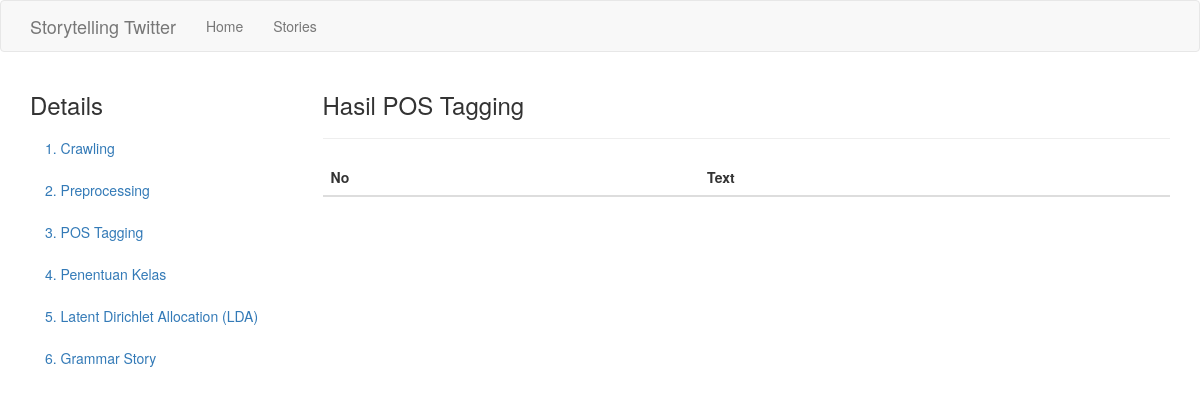
The app's page /stories/1/details/postag, older data.
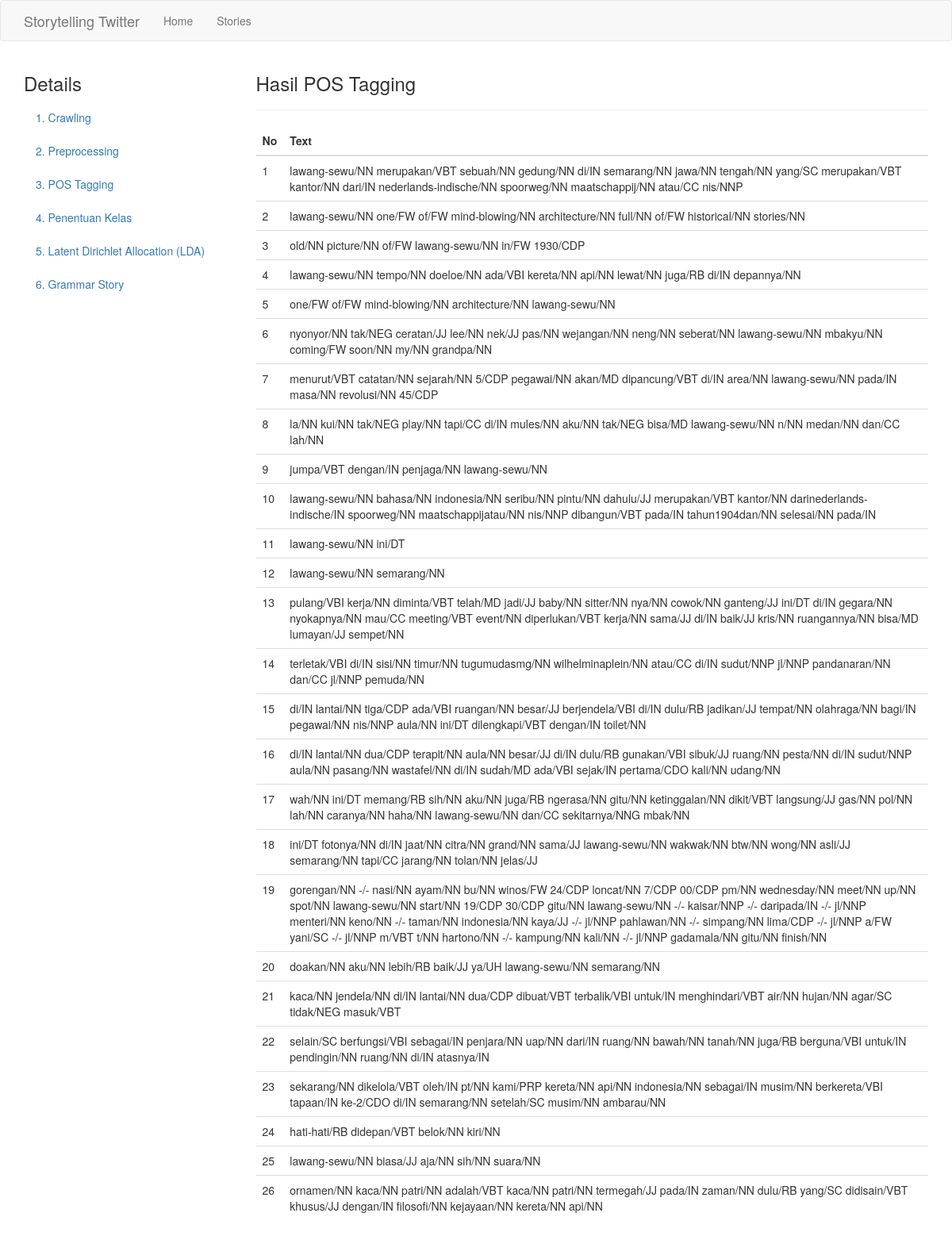
The same page, newer data.
### app/models.py (models this page shows, shortened)
class PosTag(db.Model):
    __tablename__ = 'postag'
    id = db.Column(db.Integer, primary_key=True)
    text = db.Column(db.String(200))
    tweet_id = db.Column(db.Integer, db.ForeignKey('tweet.id'), nullable=False)
    crawler_id = db.Column(db.Integer, db.ForeignKey('crawler.id'), nullable=False)

### app/main/routes.py (the view)
@bp.route('/stories/<int:id>/details/postag', methods=['GET', 'POST'])
def get_postag(id):
    postag = PosTag.query.filter_by(crawler_id=id)
    return render_template("details_postag.html", crawler_id=id, postag=postag)

### app/templates/details_postag.html (shortened to what this page needs)
{% extends 'bootstrap/base.html' %}
{% block head %}
{{super()}}
<link rel="stylesheet" href="https://maxcdn.bootstrapcdn.com/bootstrap/3.3.7/css/bootstrap.min.css">
<link rel="stylesheet" href="https://cdn.datatables.net/1.10.19/css/dataTables.bootstrap.min.css">
{% endblock %}
{% block navbar %}
<nav class="navbar navbar-default">
  <div class="container">
    <div class="navbar-header">
      <a class="navbar-brand" href="{{ url_for('main.index') }}">{{ _('Storytelling Twitter') }}</a>
    </div>
    <div class="collapse navbar-collapse" id="bs-example-navbar-collapse-1">
      <ul class="nav navbar-nav">
        <li><a href="{{ url_for('main.index') }}">{{ _('Home') }}</a></li>
        <li><a href="{{ url_for('main.stories') }}">{{ _('Stories') }}</a></li>
      </ul>
    </div>
  </div>
</nav>
{% endblock %}
{% block content %}
<div class="container">
  <div class="row">
    <nav class="col-sm-3" id="myScrollspy">
      <ol class="nav nav-stacked" id="sidebar" data-spy="affix" data-offset-top="0">
        <h3>Details</h3>
        <li><a href="{{url_for('main.get_crawling', id=crawler_id)}}">1. Crawling</a></li>
        <li><a href="{{url_for('main.get_preprocessing', id=crawler_id)}}">2. Preprocessing</span></a></li>
        <li><a href="{{url_for('main.get_postag', id=crawler_id)}}">3. POS Tagging</a></li>
        <li><a href="{{url_for('main.get_kelas', id=crawler_id)}}">4. Penentuan Kelas</a></li>
        <li><a href="{{url_for('main.get_lda', id=crawler_id)}}">5. Latent Dirichlet Allocation (LDA)</a></li>
        <li><a href="{{url_for('main.get_grammar_story', id=crawler_id)}}">6. Grammar Story</a></li>
      </ol>
    </nav>
    <div class="col-md-9">
      <h3>Hasil POS Tagging</h3>
      <hr>
      <table class="table table-stripped" id="tblPostag">
        <thead>
          <th>No</th>
          <th>Text</th>
        </thead>
        <tbody>
          {% set ns = namespace(i=1) %}
          {% for item in postag %}
          <tr>
            <td>{{ ns.i }}</td>
            <td>{{ item.text }}</td>
          </tr>
          {% set ns.i = ns.i+1 %}
          {% endfor %}
        </tbody>
      </table>
    </div>
  </div>
</div>
{% endblock %}

Row changes from the older to the newer data that the page shows:
added PosTag: i "1", text "lawang-sewu/NN merupakan/VBT sebuah/NN gedung/NN di/IN semarang/NN jawa/NN tengah/NN yang/SC merupakan/VBT kantor/NN dari/IN nederlands-indische/NN spoorweg/NN maatschappij/NN atau/CC nis/NNP"
added PosTag: i "2", text "lawang-sewu/NN one/FW of/FW mind-blowing/NN architecture/NN full/NN of/FW historical/NN stories/NN"
added PosTag: i "3", text "old/NN picture/NN of/FW lawang-sewu/NN in/FW 1930/CDP"
added PosTag: i "4", text "lawang-sewu/NN tempo/NN doeloe/NN ada/VBI kereta/NN api/NN lewat/NN juga/RB di/IN depannya/NN"
added PosTag: i "5", text "one/FW of/FW mind-blowing/NN architecture/NN lawang-sewu/NN"
added PosTag: i "6", text "nyonyor/NN tak/NEG ceratan/JJ lee/NN nek/JJ pas/NN wejangan/NN neng/NN seberat/NN lawang-sewu/NN mbakyu/NN coming/FW soon/NN my/NN grandpa/NN"
added PosTag: i "7", text "menurut/VBT catatan/NN sejarah/NN 5/CDP pegawai/NN akan/MD dipancung/VBT di/IN area/NN lawang-sewu/NN pada/IN masa/NN revolusi/NN 45/CDP"
added PosTag: i "8", text "la/NN kui/NN tak/NEG play/NN tapi/CC di/IN mules/NN aku/NN tak/NEG bisa/MD lawang-sewu/NN n/NN medan/NN dan/CC lah/NN"
added PosTag: i "9", text "jumpa/VBT dengan/IN penjaga/NN lawang-sewu/NN"
added PosTag: i "10", text "lawang-sewu/NN bahasa/NN indonesia/NN seribu/NN pintu/NN dahulu/JJ merupakan/VBT kantor/NN darinederlands-indische/IN spoorweg/NN maatschappijatau/NN nis/NNP dibangun/VBT pada/IN tahun1904dan/NN selesai/NN pada/IN"
added PosTag: i "11", text "lawang-sewu/NN ini/DT"
added PosTag: i "12", text "lawang-sewu/NN semarang/NN"
added PosTag: i "13", text "pulang/VBI kerja/NN diminta/VBT telah/MD jadi/JJ baby/NN sitter/NN nya/NN cowok/NN ganteng/JJ ini/DT di/IN gegara/NN nyokapnya/NN mau/CC meeting/VBT event/NN diperlukan/VBT kerja/NN sama/JJ di/IN baik/JJ kris/NN ruangannya/NN bisa/MD lumayan/JJ sempet/NN"
added PosTag: i "14", text "terletak/VBI di/IN sisi/NN timur/NN tugumudasmg/NN wilhelminaplein/NN atau/CC di/IN sudut/NNP jl/NNP pandanaran/NN dan/CC jl/NNP pemuda/NN"
added PosTag: i "15", text "di/IN lantai/NN tiga/CDP ada/VBI ruangan/NN besar/JJ berjendela/VBI di/IN dulu/RB jadikan/JJ tempat/NN olahraga/NN bagi/IN pegawai/NN nis/NNP aula/NN ini/DT dilengkapi/VBT dengan/IN toilet/NN"
added PosTag: i "16", text "di/IN lantai/NN dua/CDP terapit/NN aula/NN besar/JJ di/IN dulu/RB gunakan/VBI sibuk/JJ ruang/NN pesta/NN di/IN sudut/NNP aula/NN pasang/NN wastafel/NN di/IN sudah/MD ada/VBI sejak/IN pertama/CDO kali/NN udang/NN"
added PosTag: i "17", text "wah/NN ini/DT memang/RB sih/NN aku/NN juga/RB ngerasa/NN gitu/NN ketinggalan/NN dikit/VBT langsung/JJ gas/NN pol/NN lah/NN caranya/NN haha/NN lawang-sewu/NN dan/CC sekitarnya/NNG mbak/NN"
added PosTag: i "18", text "ini/DT fotonya/NN di/IN jaat/NN citra/NN grand/NN sama/JJ lawang-sewu/NN wakwak/NN btw/NN wong/NN asli/JJ semarang/NN tapi/CC jarang/NN tolan/NN jelas/JJ"
added PosTag: i "19", text "gorengan/NN -/- nasi/NN ayam/NN bu/NN winos/FW 24/CDP loncat/NN 7/CDP 00/CDP pm/NN wednesday/NN meet/NN up/NN spot/NN lawang-sewu/NN start/NN 19/CDP 30/CDP gitu/NN lawang-sewu/NN -/- kaisar/NNP -/- daripada/IN -/- jl/NNP menteri/NN keno/NN -/- taman/NN indonesia/NN kaya/JJ -/- jl/NNP pahlawan/NN -/- simpang/NN lima/CDP -/- jl/NNP a/FW yani/SC -/- jl/NNP m/VBT t/NN hartono/NN -/- kampung/NN kali/NN -/- jl/NNP gadamala/NN gitu/NN finish/NN"
added PosTag: i "20", text "doakan/NN aku/NN lebih/RB baik/JJ ya/UH lawang-sewu/NN semarang/NN"
added PosTag: i "21", text "kaca/NN jendela/NN di/IN lantai/NN dua/CDP dibuat/VBT terbalik/VBI untuk/IN menghindari/VBT air/NN hujan/NN agar/SC tidak/NEG masuk/VBT"
added PosTag: i "22", text "selain/SC berfungsi/VBI sebagai/IN penjara/NN uap/NN dari/IN ruang/NN bawah/NN tanah/NN juga/RB berguna/VBI untuk/IN pendingin/NN ruang/NN di/IN atasnya/IN"
added PosTag: i "23", text "sekarang/NN dikelola/VBT oleh/IN pt/NN kami/PRP kereta/NN api/NN indonesia/NN sebagai/IN musim/NN berkereta/VBI tapaan/IN ke-2/CDO di/IN semarang/NN setelah/SC musim/NN ambarau/NN"
added PosTag: i "24", text "hati-hati/RB didepan/VBT belok/NN kiri/NN"
added PosTag: i "25", text "lawang-sewu/NN biasa/JJ aja/NN sih/NN suara/NN"
added PosTag: i "26", text "ornamen/NN kaca/NN patri/NN adalah/VBT kaca/NN patri/NN termegah/JJ pada/IN zaman/NN dulu/RB yang/SC didisain/VBT khusus/JJ dengan/IN filosofi/NN kejayaan/NN kereta/NN api/NN"
